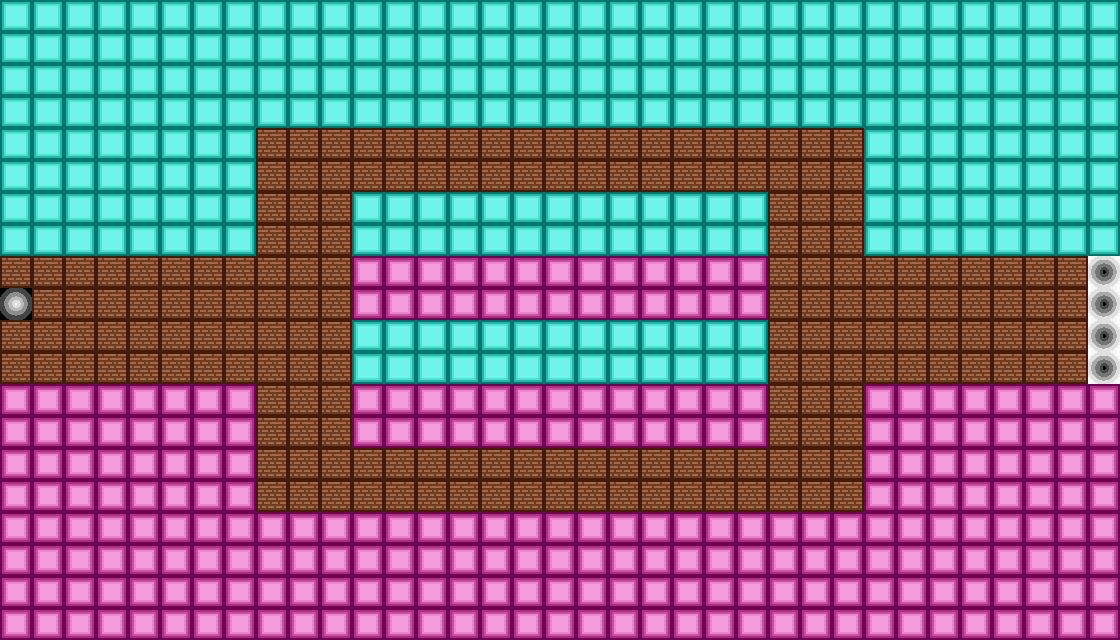

A level layout from a 2D game, rendered from its tile map. Below: a short description, then the map file with its tile-grid data intact:
An orthogonal 35x20 tile map with 32x32 px tiles, 4 tile layers (Bg, Char, Obj, Goal).

<map version="1.2" tiledversion="1.3.4" orientation="orthogonal" renderorder="right-down" width="35" height="20" tilewidth="32" tileheight="32" infinite="0" nextlayerid="6" nextobjectid="1">
 <tileset firstgid="1" source="Tile.tsx" />
 <layer id="1" name="Bg" width="35" height="20">
  <data encoding="csv">
3,3,3,3,3,3,3,3,3,3,3,3,3,3,3,3,3,3,3,3,3,3,3,3,3,3,3,3,3,3,3,3,3,3,3,
3,3,3,3,3,3,3,3,3,3,3,3,3,3,3,3,3,3,3,3,3,3,3,3,3,3,3,3,3,3,3,3,3,3,3,
3,3,3,3,3,3,3,3,3,3,3,3,3,3,3,3,3,3,3,3,3,3,3,3,3,3,3,3,3,3,3,3,3,3,3,
3,3,3,3,3,3,3,3,3,3,3,3,3,3,3,3,3,3,3,3,3,3,3,3,3,3,3,3,3,3,3,3,3,3,3,
3,3,3,3,3,3,3,3,3,3,3,3,3,3,3,3,3,3,3,3,3,3,3,3,3,3,3,3,3,3,3,3,3,3,3,
3,3,3,3,3,3,3,3,3,3,3,3,3,3,3,3,3,3,3,3,3,3,3,3,3,3,3,3,3,3,3,3,3,3,3,
3,3,3,3,3,3,3,3,3,3,3,3,3,3,3,3,3,3,3,3,3,3,3,3,3,3,3,3,3,3,3,3,3,3,3,
3,3,3,3,3,3,3,3,3,3,3,3,3,3,3,3,3,3,3,3,3,3,3,3,3,3,3,3,3,3,3,3,3,3,3,
3,3,3,3,3,3,3,3,3,3,3,3,3,3,3,3,3,3,3,3,3,3,3,3,3,3,3,3,3,3,3,3,3,3,3,
3,3,3,3,3,3,3,3,3,3,3,3,3,3,3,3,3,3,3,3,3,3,3,3,3,3,3,3,3,3,3,3,3,3,3,
3,3,3,3,3,3,3,3,3,3,3,3,3,3,3,3,3,3,3,3,3,3,3,3,3,3,3,3,3,3,3,3,3,3,3,
3,3,3,3,3,3,3,3,3,3,3,3,3,3,3,3,3,3,3,3,3,3,3,3,3,3,3,3,3,3,3,3,3,3,3,
3,3,3,3,3,3,3,3,3,3,3,3,3,3,3,3,3,3,3,3,3,3,3,3,3,3,3,3,3,3,3,3,3,3,3,
3,3,3,3,3,3,3,3,3,3,3,3,3,3,3,3,3,3,3,3,3,3,3,3,3,3,3,3,3,3,3,3,3,3,3,
3,3,3,3,3,3,3,3,3,3,3,3,3,3,3,3,3,3,3,3,3,3,3,3,3,3,3,3,3,3,3,3,3,3,3,
3,3,3,3,3,3,3,3,3,3,3,3,3,3,3,3,3,3,3,3,3,3,3,3,3,3,3,3,3,3,3,3,3,3,3,
3,3,3,3,3,3,3,3,3,3,3,3,3,3,3,3,3,3,3,3,3,3,3,3,3,3,3,3,3,3,3,3,3,3,3,
3,3,3,3,3,3,3,3,3,3,3,3,3,3,3,3,3,3,3,3,3,3,3,3,3,3,3,3,3,3,3,3,3,3,3,
3,3,3,3,3,3,3,3,3,3,3,3,3,3,3,3,3,3,3,3,3,3,3,3,3,3,3,3,3,3,3,3,3,3,3,
3,3,3,3,3,3,3,3,3,3,3,3,3,3,3,3,3,3,3,3,3,3,3,3,3,3,3,3,3,3,3,3,3,3,3
</data>
 </layer>
 <layer id="5" name="Char" width="35" height="20">
  <data encoding="csv">
0,0,0,0,0,0,0,0,0,0,0,0,0,0,0,0,0,0,0,0,0,0,0,0,0,0,0,0,0,0,0,0,0,0,0,
0,0,0,0,0,0,0,0,0,0,0,0,0,0,0,0,0,0,0,0,0,0,0,0,0,0,0,0,0,0,0,0,0,0,0,
0,0,0,0,0,0,0,0,0,0,0,0,0,0,0,0,0,0,0,0,0,0,0,0,0,0,0,0,0,0,0,0,0,0,0,
0,0,0,0,0,0,0,0,0,0,0,0,0,0,0,0,0,0,0,0,0,0,0,0,0,0,0,0,0,0,0,0,0,0,0,
0,0,0,0,0,0,0,0,0,0,0,0,0,0,0,0,0,0,0,0,0,0,0,0,0,0,0,0,0,0,0,0,0,0,0,
0,0,0,0,0,0,0,0,0,0,0,0,0,0,0,0,0,0,0,0,0,0,0,0,0,0,0,0,0,0,0,0,0,0,0,
0,0,0,0,0,0,0,0,0,0,0,0,0,0,0,0,0,0,0,0,0,0,0,0,0,0,0,0,0,0,0,0,0,0,0,
0,0,0,0,0,0,0,0,0,0,0,0,0,0,0,0,0,0,0,0,0,0,0,0,0,0,0,0,0,0,0,0,0,0,0,
0,0,0,0,0,0,0,0,0,0,0,0,0,0,0,0,0,0,0,0,0,0,0,0,0,0,0,0,0,0,0,0,0,0,0,
9,0,0,0,0,0,0,0,0,0,0,0,0,0,0,0,0,0,0,0,0,0,0,0,0,0,0,0,0,0,0,0,0,0,0,
0,0,0,0,0,0,0,0,0,0,0,0,0,0,0,0,0,0,0,0,0,0,0,0,0,0,0,0,0,0,0,0,0,0,0,
0,0,0,0,0,0,0,0,0,0,0,0,0,0,0,0,0,0,0,0,0,0,0,0,0,0,0,0,0,0,0,0,0,0,0,
0,0,0,0,0,0,0,0,0,0,0,0,0,0,0,0,0,0,0,0,0,0,0,0,0,0,0,0,0,0,0,0,0,0,0,
0,0,0,0,0,0,0,0,0,0,0,0,0,0,0,0,0,0,0,0,0,0,0,0,0,0,0,0,0,0,0,0,0,0,0,
0,0,0,0,0,0,0,0,0,0,0,0,0,0,0,0,0,0,0,0,0,0,0,0,0,0,0,0,0,0,0,0,0,0,0,
0,0,0,0,0,0,0,0,0,0,0,0,0,0,0,0,0,0,0,0,0,0,0,0,0,0,0,0,0,0,0,0,0,0,0,
0,0,0,0,0,0,0,0,0,0,0,0,0,0,0,0,0,0,0,0,0,0,0,0,0,0,0,0,0,0,0,0,0,0,0,
0,0,0,0,0,0,0,0,0,0,0,0,0,0,0,0,0,0,0,0,0,0,0,0,0,0,0,0,0,0,0,0,0,0,0,
0,0,0,0,0,0,0,0,0,0,0,0,0,0,0,0,0,0,0,0,0,0,0,0,0,0,0,0,0,0,0,0,0,0,0,
0,0,0,0,0,0,0,0,0,0,0,0,0,0,0,0,0,0,0,0,0,0,0,0,0,0,0,0,0,0,0,0,0,0,0
</data>
 </layer>
 <layer id="2" name="Obj" width="35" height="20">
  <data encoding="csv">
1,1,1,1,1,1,1,1,1,1,1,1,1,1,1,1,1,1,1,1,1,1,1,1,1,1,1,1,1,1,1,1,1,1,1,
1,1,1,1,1,1,1,1,1,1,1,1,1,1,1,1,1,1,1,1,1,1,1,1,1,1,1,1,1,1,1,1,1,1,1,
1,1,1,1,1,1,1,1,1,1,1,1,1,1,1,1,1,1,1,1,1,1,1,1,1,1,1,1,1,1,1,1,1,1,1,
1,1,1,1,1,1,1,1,1,1,1,1,1,1,1,1,1,1,1,1,1,1,1,1,1,1,1,1,1,1,1,1,1,1,1,
1,1,1,1,1,1,1,1,0,0,0,0,0,0,0,0,0,0,0,0,0,0,0,0,0,0,0,1,1,1,1,1,1,1,1,
1,1,1,1,1,1,1,1,0,0,0,0,0,0,0,0,0,0,0,0,0,0,0,0,0,0,0,1,1,1,1,1,1,1,1,
1,1,1,1,1,1,1,1,0,0,0,1,1,1,1,1,1,1,1,1,1,1,1,1,0,0,0,1,1,1,1,1,1,1,1,
1,1,1,1,1,1,1,1,0,0,0,1,1,1,1,1,1,1,1,1,1,1,1,1,0,0,0,1,1,1,1,1,1,1,1,
0,0,0,0,0,0,0,0,0,0,0,2,2,2,2,2,2,2,2,2,2,2,2,2,0,0,0,0,0,0,0,0,0,0,0,
0,0,0,0,0,0,0,0,0,0,0,2,2,2,2,2,2,2,2,2,2,2,2,2,0,0,0,0,0,0,0,0,0,0,0,
0,0,0,0,0,0,0,0,0,0,0,1,1,1,1,1,1,1,1,1,1,1,1,1,0,0,0,0,0,0,0,0,0,0,0,
0,0,0,0,0,0,0,0,0,0,0,1,1,1,1,1,1,1,1,1,1,1,1,1,0,0,0,0,0,0,0,0,0,0,0,
2,2,2,2,2,2,2,2,0,0,0,2,2,2,2,2,2,2,2,2,2,2,2,2,0,0,0,2,2,2,2,2,2,2,2,
2,2,2,2,2,2,2,2,0,0,0,2,2,2,2,2,2,2,2,2,2,2,2,2,0,0,0,2,2,2,2,2,2,2,2,
2,2,2,2,2,2,2,2,0,0,0,0,0,0,0,0,0,0,0,0,0,0,0,0,0,0,0,2,2,2,2,2,2,2,2,
2,2,2,2,2,2,2,2,0,0,0,0,0,0,0,0,0,0,0,0,0,0,0,0,0,0,0,2,2,2,2,2,2,2,2,
2,2,2,2,2,2,2,2,2,2,2,2,2,2,2,2,2,2,2,2,2,2,2,2,2,2,2,2,2,2,2,2,2,2,2,
2,2,2,2,2,2,2,2,2,2,2,2,2,2,2,2,2,2,2,2,2,2,2,2,2,2,2,2,2,2,2,2,2,2,2,
2,2,2,2,2,2,2,2,2,2,2,2,2,2,2,2,2,2,2,2,2,2,2,2,2,2,2,2,2,2,2,2,2,2,2,
2,2,2,2,2,2,2,2,2,2,2,2,2,2,2,2,2,2,2,2,2,2,2,2,2,2,2,2,2,2,2,2,2,2,2
</data>
 </layer>
 <layer id="4" name="Goal" width="35" height="20">
  <data encoding="csv">
0,0,0,0,0,0,0,0,0,0,0,0,0,0,0,0,0,0,0,0,0,0,0,0,0,0,0,0,0,0,0,0,0,0,0,
0,0,0,0,0,0,0,0,0,0,0,0,0,0,0,0,0,0,0,0,0,0,0,0,0,0,0,0,0,0,0,0,0,0,0,
0,0,0,0,0,0,0,0,0,0,0,0,0,0,0,0,0,0,0,0,0,0,0,0,0,0,0,0,0,0,0,0,0,0,0,
0,0,0,0,0,0,0,0,0,0,0,0,0,0,0,0,0,0,0,0,0,0,0,0,0,0,0,0,0,0,0,0,0,0,0,
0,0,0,0,0,0,0,0,0,0,0,0,0,0,0,0,0,0,0,0,0,0,0,0,0,0,0,0,0,0,0,0,0,0,0,
0,0,0,0,0,0,0,0,0,0,0,0,0,0,0,0,0,0,0,0,0,0,0,0,0,0,0,0,0,0,0,0,0,0,0,
0,0,0,0,0,0,0,0,0,0,0,0,0,0,0,0,0,0,0,0,0,0,0,0,0,0,0,0,0,0,0,0,0,0,0,
0,0,0,0,0,0,0,0,0,0,0,0,0,0,0,0,0,0,0,0,0,0,0,0,0,0,0,0,0,0,0,0,0,0,0,
0,0,0,0,0,0,0,0,0,0,0,0,0,0,0,0,0,0,0,0,0,0,0,0,0,0,0,0,0,0,0,0,0,0,13,
0,0,0,0,0,0,0,0,0,0,0,0,0,0,0,0,0,0,0,0,0,0,0,0,0,0,0,0,0,0,0,0,0,0,13,
0,0,0,0,0,0,0,0,0,0,0,0,0,0,0,0,0,0,0,0,0,0,0,0,0,0,0,0,0,0,0,0,0,0,13,
0,0,0,0,0,0,0,0,0,0,0,0,0,0,0,0,0,0,0,0,0,0,0,0,0,0,0,0,0,0,0,0,0,0,13,
0,0,0,0,0,0,0,0,0,0,0,0,0,0,0,0,0,0,0,0,0,0,0,0,0,0,0,0,0,0,0,0,0,0,0,
0,0,0,0,0,0,0,0,0,0,0,0,0,0,0,0,0,0,0,0,0,0,0,0,0,0,0,0,0,0,0,0,0,0,0,
0,0,0,0,0,0,0,0,0,0,0,0,0,0,0,0,0,0,0,0,0,0,0,0,0,0,0,0,0,0,0,0,0,0,0,
0,0,0,0,0,0,0,0,0,0,0,0,0,0,0,0,0,0,0,0,0,0,0,0,0,0,0,0,0,0,0,0,0,0,0,
0,0,0,0,0,0,0,0,0,0,0,0,0,0,0,0,0,0,0,0,0,0,0,0,0,0,0,0,0,0,0,0,0,0,0,
0,0,0,0,0,0,0,0,0,0,0,0,0,0,0,0,0,0,0,0,0,0,0,0,0,0,0,0,0,0,0,0,0,0,0,
0,0,0,0,0,0,0,0,0,0,0,0,0,0,0,0,0,0,0,0,0,0,0,0,0,0,0,0,0,0,0,0,0,0,0,
0,0,0,0,0,0,0,0,0,0,0,0,0,0,0,0,0,0,0,0,0,0,0,0,0,0,0,0,0,0,0,0,0,0,0
</data>
 </layer>
</map>
